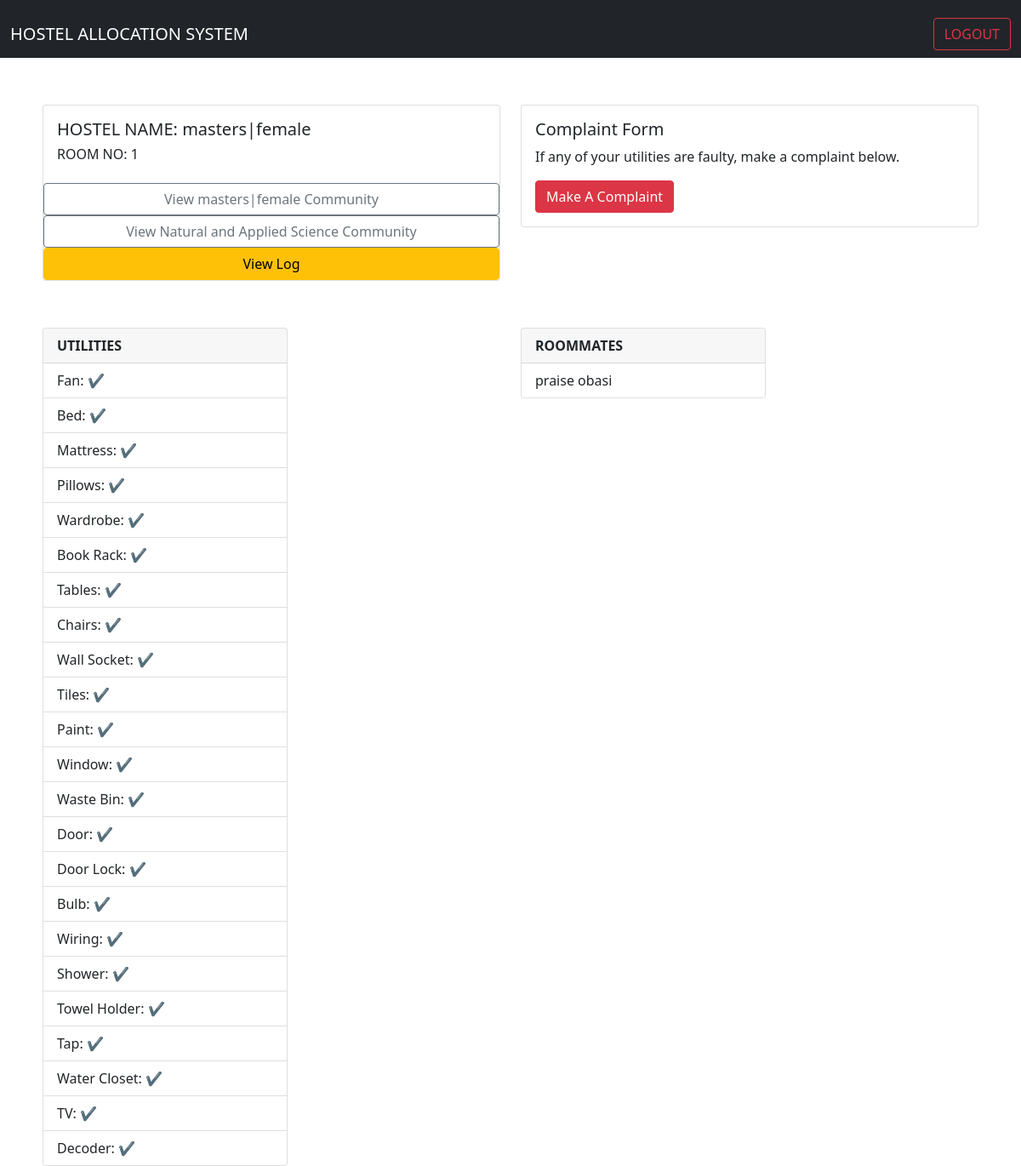
Page / (signed in) on the earlier database version.
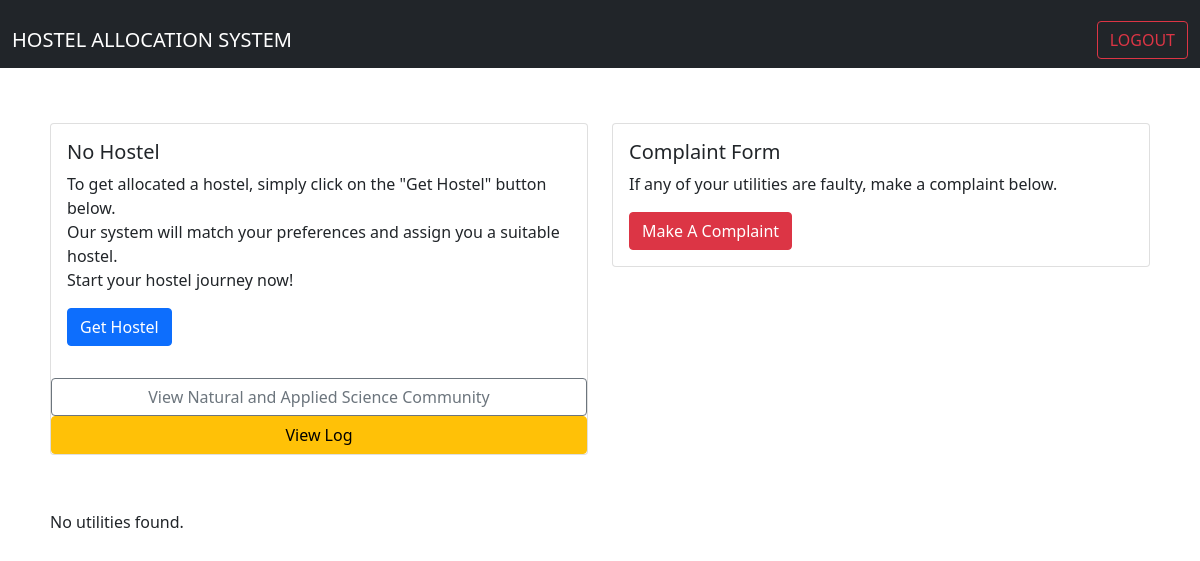
Same page on the later database version.
### core/models.py (models this page shows, shortened)
class Student(models.Model):
    STATUS_CHOICES = (
        ('male', 'Male'),
        ('female', 'Female')
    )
    user = models.OneToOneField(User, on_delete=models.CASCADE)
    profile_pic = models.ImageField(upload_to ='images/thumbnail/', default="default.png", null=True, blank=True)
    gender = models.CharField(max_length=10, choices=STATUS_CHOICES)
    matric_number = models.CharField(max_length=100)
    department = models.CharField(max_length=100)
    college = models.CharField(max_length=100)
    room_capacity_preference = models.PositiveIntegerField()
    hostel = models.ForeignKey('Hostel', on_delete=models.SET_NULL, null=True, blank=True)
    room_for_student = models.ForeignKey('Room', on_delete=models.SET_NULL, null=True, blank=True)

class Hostel(models.Model):
    STATUS_CHOICES = (
        ('male', 'Male'),
        ('female', 'Female')
    )
    hostel_name = models.CharField(max_length=100)
    gender = models.CharField(max_length=10, choices=STATUS_CHOICES)
    total_rooms = models.PositiveIntegerField()
    room_availability = models.PositiveIntegerField()
    room_capacity = models.PositiveIntegerField()
    def __str__(self):
        return str(self.hostel_name) + '|' + str(self.gender)

class Room(models.Model):
    hostel = models.ForeignKey('Hostel', on_delete=models.CASCADE)
    room_no = models.PositiveIntegerField()
    capacity = models.PositiveIntegerField()
    availability = models.PositiveIntegerField()
    students_in_room = models.ManyToManyField(User, blank=True)

class Utilities(models.Model):
    room = models.ForeignKey('Room', on_delete=models.CASCADE)
    fan = models.BooleanField(default=True)
    bed = models.BooleanField(default=True)
    mattress = models.BooleanField(default=True)
    pillows = models.BooleanField(default=True)
    wardrobe = models.BooleanField(default=True)
    book_rack = models.BooleanField(default=True)
    tables = models.BooleanField(default=True)
    chairs = models.BooleanField(default=True)
    wall_socket = models.BooleanField(default=True)
    tiles = models.BooleanField(default=True)
    paint = models.BooleanField(default=True)
    window = models.BooleanField(default=True)
    waste_bin = models.BooleanField(default=True)
    door = models.BooleanField(default=True)
    door_lock = models.BooleanField(default=True)
    bulb = models.BooleanField(default=True)
    wiring = models.BooleanField(default=True)
    shower = models.BooleanField(default=True)
    towel_holder = models.BooleanField(default=True)
    tap = models.BooleanField(default=True)
    water_closet = models.BooleanField(default=True)
    TV = models.BooleanField(default=True)
    decoder = models.BooleanField(default=True)
    other = models.BooleanField(default=True)

### core/views.py (the view)
# urls.py: path('', views.home, name="home"),
def home(request):
    if request.user.is_authenticated:
        user_profile = Student.objects.filter(user=request.user).first()
        has_profile = user_profile is not None
        if has_profile:
            profile = Student.objects.get(user=request.user)
            room = profile.room_for_student
            utilities = Utilities.objects.filter(room=room)
            roommates = Student.objects.filter(room_for_student=room).exclude(user=request.user)
            return render(request, 'home.html', {'has_profile': has_profile, 'profile': profile, 'utilities': utilities, 'roommates': roommates})
        else:
            return render(request, 'home.html', {'has_profile': has_profile})
    else:
        return render(request, 'home.html')

### templates/home.html (shortened to what the changed rows need)
{% extends 'base.html' %}
{% block content %}
    <div class="row" style="margin-top: 5%;">
        <div class="col-sm-6 mb-3 mb-sm-0">
            <div class="card">
                {% if user.is_authenticated %}
                    {% if has_profile %}
                        {% if profile.hostel %}
                            <div class="card-body">
                                <h5 class="card-title"> HOSTEL NAME: {{profile.hostel}} </h5>
                                <h6> ROOM NO: {{profile.room_for_student.room_no}}</h6>
                            </div>
                            <a href="{% url 'hostel_community' %}" class="btn btn-outline-secondary">View {{ profile.hostel }} Community</a>
                        {% else %}
                            <div class="card-body">
                                <h5 class="card-title">No Hostel</h5>
                                <p class="card-text">
                                    To get allocated a hostel, simply click on the "Get Hostel" button below.<br>
                                    Our system will match your preferences and assign you a suitable hostel.<br>
                                    Start your hostel journey now!
                                </p>
                                <form method="POST" action="{% url 'allocate_hostel' %}">
                                    <input type="submit" value="Get Hostel" class="btn btn-primary">
                                </form>
                            </div>
                        {% endif %}
                        <a href="{% url 'community' %}" class="btn btn-outline-secondary">View {{ profile.college }} Community</a>
                    {% endif %}
                <a href="{% url 'activity_log' %}" class="btn btn-warning">View Log</a>
                {% endif %}
            </div>
        </div>
    </div>
    {% if user.is_authenticated %}
        {% if has_profile %}
            <div class="row" style="margin-top: 5%;">
                <div class="col-sm-6 mb-3 mb-sm-0">
                    <div>
                        {% for utility in utilities %}
                            <div class="card" style="width: 18rem;">
                                <div class="card-header">
                                    <b>UTILITIES</b>
                                </div>
                                <ul class="list-group list-group-flush">
                                    <li class="list-group-item">Fan: {% if utility.fan %}&#10004;{% else %}&#10060;{% endif %}</li>
                                    <li class="list-group-item">Bed: {% if utility.bed %}&#10004;{% else %}&#10060;{% endif %}</li>
                                    <li class="list-group-item">Mattress: {% if utility.mattress %}&#10004;{% else %}&#10060;{% endif %}</li>
                                    <li class="list-group-item">Pillows: {% if utility.pillows %}&#10004;{% else %}&#10060;{% endif %}</li>
                                    <li class="list-group-item">Wardrobe: {% if utility.wardrobe %}&#10004;{% else %}&#10060;{% endif %}</li>
                                    <li class="list-group-item">Book Rack: {% if utility.book_rack %}&#10004;{% else %}&#10060;{% endif %}</li>
                                    <li class="list-group-item">Tables: {% if utility.tables %}&#10004;{% else %}&#10060;{% endif %}</li>
                                    <li class="list-group-item">Chairs: {% if utility.chairs %}&#10004;{% else %}&#10060;{% endif %}</li>
                                    <li class="list-group-item">Wall Socket: {% if utility.wall_socket %}&#10004;{% else %}&#10060;{% endif %}</li>
                                    <li class="list-group-item">Tiles: {% if utility.tiles %}&#10004;{% else %}&#10060;{% endif %}</li>
                                    <li class="list-group-item">Paint: {% if utility.paint %}&#10004;{% else %}&#10060;{% endif %}</li>
                                    <li class="list-group-item">Window: {% if utility.window %}&#10004;{% else %}&#10060;{% endif %}</li>
                                    <li class="list-group-item">Waste Bin: {% if utility.waste_bin %}&#10004;{% else %}&#10060;{% endif %}</li>
                                    <li class="list-group-item">Door: {% if utility.door %}&#10004;{% else %}&#10060;{% endif %}</li>
                                    <li class="list-group-item">Door Lock: {% if utility.door_lock %}&#10004;{% else %}&#10060;{% endif %}</li>
                                    <li class="list-group-item">Bulb: {% if utility.bulb %}&#10004;{% else %}&#10060;{% endif %}</li>
                                    <li class="list-group-item">Wiring: {% if utility.wiring %}&#10004;{% else %}&#10060;{% endif %}</li>
                                    <li class="list-group-item">Shower: {% if utility.shower %}&#10004;{% else %}&#10060;{% endif %}</li>
                                    <li class="list-group-item">Towel Holder: {% if utility.towel_holder %}&#10004;{% else %}&#10060;{% endif %}</li>
                                    <li class="list-group-item">Tap: {% if utility.tap %}&#10004;{% else %}&#10060;{% endif %}</li>
                                    <li class="list-group-item">Water Closet: {% if utility.water_closet %}&#10004;{% else %}&#10060;{% endif %}</li>
                                    <li class="list-group-item">TV: {% if utility.TV %}&#10004;{% else %}&#10060;{% endif %}</li>
                                    <li class="list-group-item">Decoder: {% if utility.decoder %}&#10004;{% else %}&#10060;{% endif %}</li>
                                </ul>
                            </div>
                        {% empty %}
                            <p>No utilities found.</p>
                        {% endfor %}
                    </div>
                </div>
                {% if profile.hostel %}
                <div class="col-sm-6">
                    <div class="card" style="width: 18rem;">
                        <div class="card-header">
                            <b>ROOMMATES</b>
                        </div>
                        <ul class="list-group list-group-flush">
                            {% for roommate in roommates %}
                                <li class="list-group-item">{{ roommate.user.first_name }} {{ roommate.user.last_name }}</li>
                            {% endfor %}
                        </ul>
                    </div>
                </div>
                {% endif %}
            </div>
        {% endif %}
    {% endif %}
{% endblock content %}

Differences in the rows shown:
removed Student: user.first_name "praise", user.last_name "obasi"
changed Student "Natural and Applied Science": hostel_id 9 → empty (drawn); hostel "masters|female" → (not shown); room_for_student.room_no "1" → (not shown)
Other differences:
form field value: (not shown) → "Get Hostel"
text no longer shown: "HOSTEL NAME: ROOM NO: View Community ROOMMATES"
text now shown: "No Hostel To get allocated a hostel, simply click on the \"Get Hostel\" button below. Our system will match your preferences and assign you a suitable hostel. Start your hostel journey now! No utilities found."
